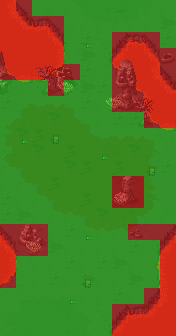

This is a level from a 2D game, rendered from its Tiled map with the project's own tilesets. A one-line summary and the map file follow, with tile-layer data summarised:
An orthogonal 11x21 tile map with 16x16 px tiles, 11 tile layers (Tile Layer 4, Tile Layer 5, Tile Layer 6, Tile Layer 7, ...).

<map version="1.5" tiledversion="2021.02.15" orientation="orthogonal" renderorder="left-down" width="11" height="21" tilewidth="16" tileheight="16" infinite="0" nextlayerid="19" nextobjectid="1">
 <tileset firstgid="1" source="../world_tiles/tileset.tsx" />
 <layer id="10" name="Tile Layer 4" width="11" height="21">
  <data>[231 cells, 231 non-empty, 47 distinct tile ids]</data>
 </layer>
 <layer id="12" name="Tile Layer 5" width="11" height="21">
  <data>[231 cells, 109 non-empty, 61 distinct tile ids]</data>
 </layer>
 <layer id="13" name="Tile Layer 6" width="11" height="21">
  <data>[231 cells, 55 non-empty, 16 distinct tile ids]</data>
 </layer>
 <layer id="14" name="Tile Layer 7" width="11" height="21">
  <data>[231 cells, 0 non-empty, 0 distinct tile ids]</data>
 </layer>
 <layer id="15" name="Tile Layer 8" width="11" height="21">
  <data>[231 cells, 11 non-empty, 11 distinct tile ids]</data>
 </layer>
 <layer id="16" name="Tile Layer 9" width="11" height="21">
  <data>[231 cells, 12 non-empty, 12 distinct tile ids]</data>
 </layer>
 <layer id="17" name="Tile Layer 10" width="11" height="21">
  <data>[231 cells, 10 non-empty, 6 distinct tile ids]</data>
 </layer>
 <layer id="18" name="Tile Layer 11" width="11" height="21">
  <data>[231 cells, 5 non-empty, 3 distinct tile ids]</data>
 </layer>
 <layer id="7" name="anim" width="11" height="21">
  <data>[231 cells, 2 non-empty, 2 distinct tile ids]</data>
 </layer>
 <layer id="8" name="characters" width="11" height="21">
  <data>[231 cells, 8 non-empty, 2 distinct tile ids]</data>
 </layer>
 <layer id="9" name="walkable" width="11" height="21">
  <data>[231 cells, 231 non-empty, 2 distinct tile ids]</data>
 </layer>
</map>
